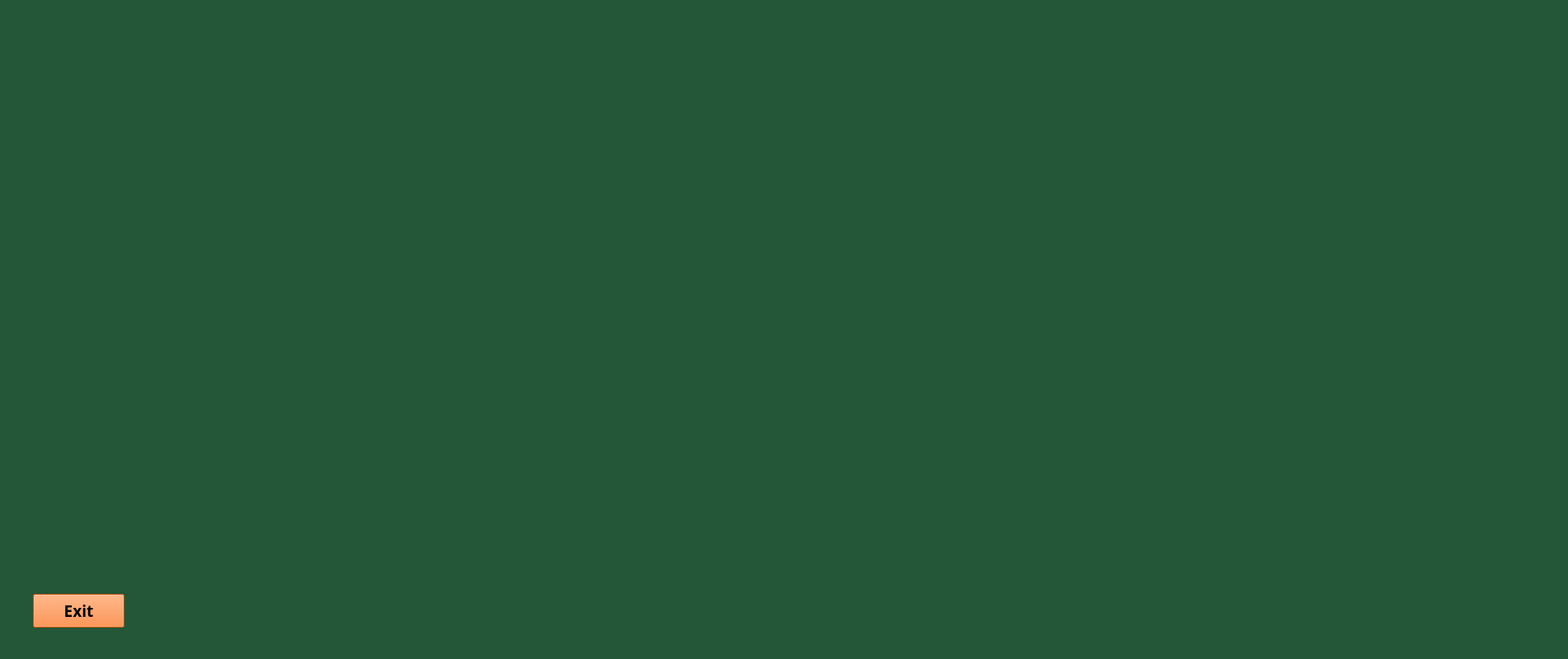
<?xml version="1.0" encoding="UTF-8"?>
<ui version="4.0">
 <class>one</class>
 <widget class="QWidget" name="one">
  <property name="geometry">
   <rect>
    <x>0</x>
    <y>0</y>
    <width>1902</width>
    <height>799</height>
   </rect>
  </property>
  <property name="windowTitle">
   <string>Form</string>
  </property>
  <property name="styleSheet">
   <string notr="true">background-color: rgb(36, 86, 56);</string>
  </property>
  <widget class="QPushButton" name="exit">
   <property name="geometry">
    <rect>
     <x>40</x>
     <y>720</y>
     <width>111</width>
     <height>41</height>
    </rect>
   </property>
   <property name="font">
    <font>
     <family>Gill Sans MT Condensed</family>
     <pointsize>14</pointsize>
     <bold>true</bold>
    </font>
   </property>
   <property name="cursor">
    <cursorShape>PointingHandCursor</cursorShape>
   </property>
   <property name="styleSheet">
    <string notr="true">background-color: rgb(255, 116, 24);</string>
   </property>
   <property name="text">
    <string>Exit</string>
   </property>
  </widget>
 </widget>
 <resources/>
 <connections/>
</ui>
